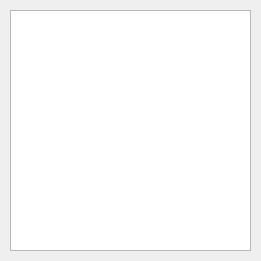
<?xml version="1.0" encoding="UTF-8"?>
<ui version="4.0">
 <class>MainWindow</class>
 <widget class="QMainWindow" name="MainWindow">
  <property name="geometry">
   <rect>
    <x>0</x>
    <y>0</y>
    <width>261</width>
    <height>261</height>
   </rect>
  </property>
  <property name="windowTitle">
   <string>MainWindow</string>
  </property>
  <widget class="QWidget" name="centralwidget">
   <widget class="QGraphicsView" name="graphicsView">
    <property name="geometry">
     <rect>
      <x>10</x>
      <y>10</y>
      <width>241</width>
      <height>241</height>
     </rect>
    </property>
    <property name="minimumSize">
     <size>
      <width>100</width>
      <height>100</height>
     </size>
    </property>
    <property name="mouseTracking">
     <bool>true</bool>
    </property>
    <property name="alignment">
     <set>Qt::AlignmentFlag::AlignLeading|Qt::AlignmentFlag::AlignLeft|Qt::AlignmentFlag::AlignTop</set>
    </property>
   </widget>
  </widget>
 </widget>
 <resources/>
 <connections/>
</ui>
